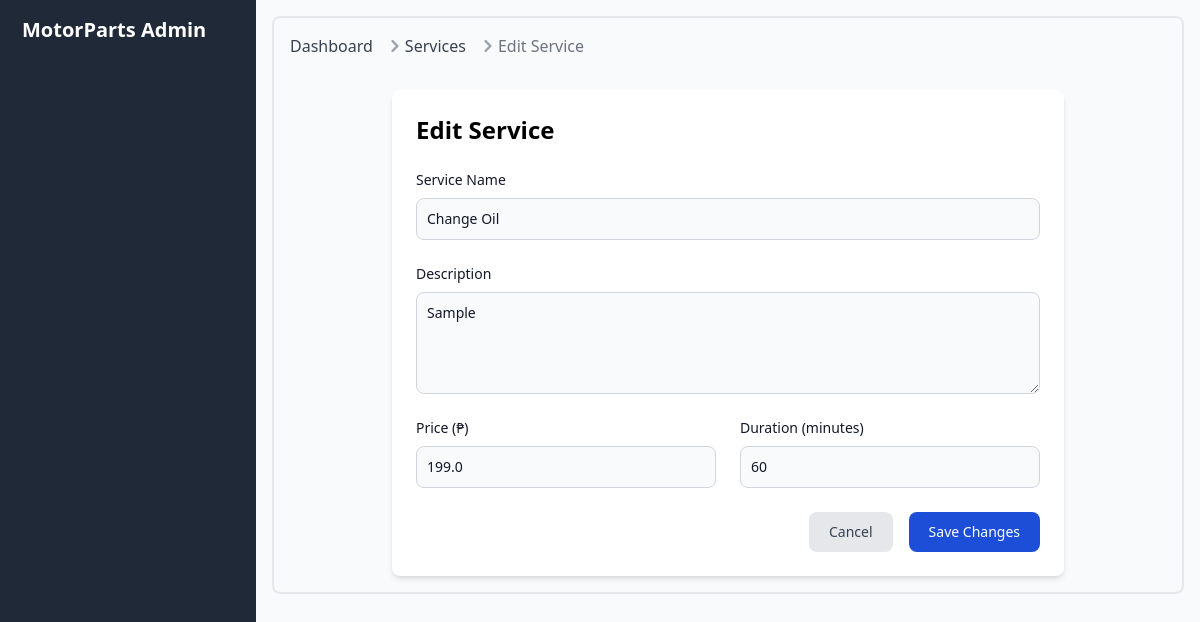
/admin/edit_service/1 (signed in), run on the app's committed database.
### app.py (models this page shows)
class Service(db.Model):
    id = db.Column(db.Integer, primary_key=True)
    name = db.Column(db.String(100), nullable=False)
    description = db.Column(db.Text)
    price = db.Column(db.Float, nullable=False)
    duration = db.Column(db.Integer)  # Duration in minutes

### app.py (the view, shortened to what this page needs)
@app.route('/admin/edit_service/<int:service_id>', methods=['GET', 'POST'])
@login_required
def edit_service(service_id):
    if not current_user.is_admin and not current_user.is_staff:
        flash('You do not have permission to access this page.', 'error')
        return redirect(url_for('shop'))
    service = Service.query.get_or_404(service_id)
    return render_template('admin/edit_service.html', service=service)

### app.py (called while the page is built)
@login_manager.user_loader
def load_user(user_id):
    return User.query.get(int(user_id))

@app.context_processor
def inject_cart_count():
    cart_count = 0
    if current_user.is_authenticated:
        cart_items = CartItem.query.filter_by(user_id=current_user.id).all()
        cart_count = sum(item.quantity for item in cart_items)
    return dict(cart_count=cart_count)

### templates/admin/edit_service.html (shortened to what this page needs)
<!DOCTYPE html>
<html lang="en">
<head>
    <script src="https://cdn.tailwindcss.com"></script>
</head>
<body class="bg-gray-50">
    <aside class="fixed top-0 left-0 z-40 w-64 h-screen transition-transform -translate-x-full sm:translate-x-0">
        <div class="h-full px-3 py-4 overflow-y-auto bg-gray-800">
            <a href="{{ url_for('admin_dashboard') }}" class="flex items-center mb-5 pl-2.5">
                <span class="self-center text-xl font-semibold text-white">MotorParts Admin</span>
            </a>
        </div>
    </aside>
    <div class="p-4 sm:ml-64">
        <div class="p-4 border-2 border-gray-200 rounded-lg">
            <nav class="flex mb-8" aria-label="Breadcrumb">
                <ol class="inline-flex items-center space-x-1 md:space-x-3">
                    <li class="inline-flex items-center">
                        <a href="{{ url_for('admin_dashboard') }}" class="text-gray-700 hover:text-blue-600">
                            Dashboard
                        </a>
                    </li>
                    <li>
                        <div class="flex items-center">
                            <svg class="w-3 h-3 text-gray-400 mx-1" aria-hidden="true" xmlns="http://www.w3.org/2000/svg" fill="none" viewBox="0 0 6 10">
                                <path stroke="currentColor" stroke-linecap="round" stroke-linejoin="round" stroke-width="2" d="m1 9 4-4-4-4"/>
                            </svg>
                            <a href="{{ url_for('manage_services') }}" class="text-gray-700 hover:text-blue-600">Services</a>
                        </div>
                    </li>
                    <li aria-current="page">
                        <div class="flex items-center">
                            <svg class="w-3 h-3 text-gray-400 mx-1" aria-hidden="true" xmlns="http://www.w3.org/2000/svg" fill="none" viewBox="0 0 6 10">
                                <path stroke="currentColor" stroke-linecap="round" stroke-linejoin="round" stroke-width="2" d="m1 9 4-4-4-4"/>
                            </svg>
                            <span class="text-gray-500">Edit Service</span>
                        </div>
                    </li>
                </ol>
            </nav>
            <div class="max-w-2xl mx-auto">
                <div class="bg-white shadow-md rounded-lg p-6">
                    <h2 class="text-2xl font-bold mb-6">Edit Service</h2>
                    <form method="POST" action="{{ url_for('edit_service', service_id=service.id) }}">
                        <div class="mb-6">
                            <label for="name" class="block mb-2 text-sm font-medium text-gray-900">Service Name</label>
                            <input type="text" id="name" name="name" value="{{ service.name }}" required
                                class="bg-gray-50 border border-gray-300 text-gray-900 text-sm rounded-lg focus:ring-blue-500 focus:border-blue-500 block w-full p-2.5">
                        </div>
                        <div class="mb-6">
                            <label for="description" class="block mb-2 text-sm font-medium text-gray-900">Description</label>
                            <textarea id="description" name="description" rows="4" required
                                class="bg-gray-50 border border-gray-300 text-gray-900 text-sm rounded-lg focus:ring-blue-500 focus:border-blue-500 block w-full p-2.5">{{ service.description }}</textarea>
                        </div>
                        <div class="grid grid-cols-2 gap-6 mb-6">
                            <div>
                                <label for="price" class="block mb-2 text-sm font-medium text-gray-900">Price (₱)</label>
                                <input type="number" step="0.01" id="price" name="price" value="{{ service.price }}" required
                                    class="bg-gray-50 border border-gray-300 text-gray-900 text-sm rounded-lg focus:ring-blue-500 focus:border-blue-500 block w-full p-2.5">
                            </div>
                            <div>
                                <label for="duration" class="block mb-2 text-sm font-medium text-gray-900">Duration (minutes)</label>
                                <input type="number" id="duration" name="duration" value="{{ service.duration }}" required
                                    class="bg-gray-50 border border-gray-300 text-gray-900 text-sm rounded-lg focus:ring-blue-500 focus:border-blue-500 block w-full p-2.5">
                            </div>
                        </div>
                        <div class="flex justify-end space-x-4">
                            <a href="{{ url_for('manage_services') }}"
                                class="px-5 py-2.5 text-sm font-medium text-gray-700 bg-gray-200 rounded-lg hover:bg-gray-300 focus:ring-4 focus:ring-gray-300">
                                Cancel
                            </a>
                            <button type="submit"
                                class="px-5 py-2.5 text-sm font-medium text-white bg-blue-700 rounded-lg hover:bg-blue-800 focus:ring-4 focus:ring-blue-300">
                                Save Changes
                            </button>
                        </div>
                    </form>
                </div>
            </div>
        </div>
    </div>
</body>
</html>

### data on the page
Service: name "Change Oil", description "Sample", price "199.0", duration "60"
